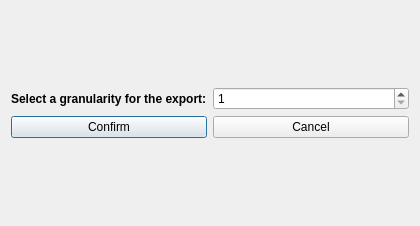
<?xml version="1.0" encoding="UTF-8"?>
<ui version="4.0">
 <class>Dialog</class>
 <widget class="QDialog" name="Dialog">
  <property name="geometry">
   <rect>
    <x>0</x>
    <y>0</y>
    <width>420</width>
    <height>226</height>
   </rect>
  </property>
  <property name="windowTitle">
   <string>Dialog</string>
  </property>
  <layout class="QVBoxLayout" name="verticalLayout_2">
   <item>
    <layout class="QVBoxLayout" name="verticalLayout">
     <item>
      <layout class="QHBoxLayout" name="horizontalLayout_2">
       <item>
        <widget class="QLabel" name="granulartiyLabelGW">
         <property name="font">
          <font>
           <weight>75</weight>
           <bold>true</bold>
          </font>
         </property>
         <property name="toolTip">
          <string>&lt;html&gt;&lt;head/&gt;&lt;body&gt;&lt;p&gt;&lt;span style=&quot; font-size:10pt; font-style:italic;&quot;&gt;Only exports days that are multiples of the selected value&lt;/span&gt;&lt;/p&gt;&lt;/body&gt;&lt;/html&gt;</string>
         </property>
         <property name="text">
          <string>Select a granularity for the export:</string>
         </property>
        </widget>
       </item>
       <item>
        <widget class="QSpinBox" name="granularitySpinBoxGW">
         <property name="minimum">
          <number>1</number>
         </property>
         <property name="maximum">
          <number>100</number>
         </property>
        </widget>
       </item>
      </layout>
     </item>
     <item>
      <layout class="QHBoxLayout" name="horizontalLayout_3">
       <item>
        <widget class="QPushButton" name="confirmButtonGW">
         <property name="text">
          <string>Confirm</string>
         </property>
         <property name="default">
          <bool>true</bool>
         </property>
        </widget>
       </item>
       <item>
        <widget class="QPushButton" name="cancelButtonGW">
         <property name="text">
          <string>Cancel</string>
         </property>
        </widget>
       </item>
      </layout>
     </item>
    </layout>
   </item>
  </layout>
 </widget>
 <resources/>
 <connections/>
</ui>
